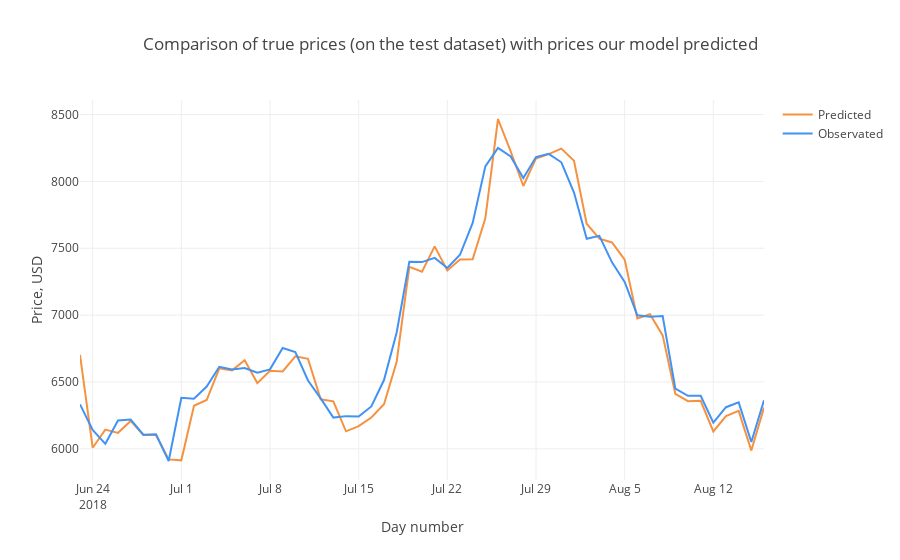

The code cell stored with this chart in its notebook:
### Code cell
# Visualización de 
trace1 = go.Scatter(

    x = TestDate,
    y = result['prediction_btc'],
    mode = 'lines',
    name = 'Predicted',
    line = dict(color=('rgb(244, 146, 65)'), width=2)
)
trace2 = go.Scatter(
    x = TestDate,
    y = result['price_btc'],
    mode = 'lines',
    name = 'Observated',
    line = dict(color=('rgb(66, 146, 244)'), width=2)
)

data = [trace1, trace2]
layout = dict(title = 'Comparison of true prices (on the test dataset) with prices our model predicted',
             xaxis = dict(title = 'Day number'), yaxis = dict(title = 'Price, USD'))
fig = dict(data=data, layout=layout)
py.iplot(fig, filename='results_demonstrating0')
